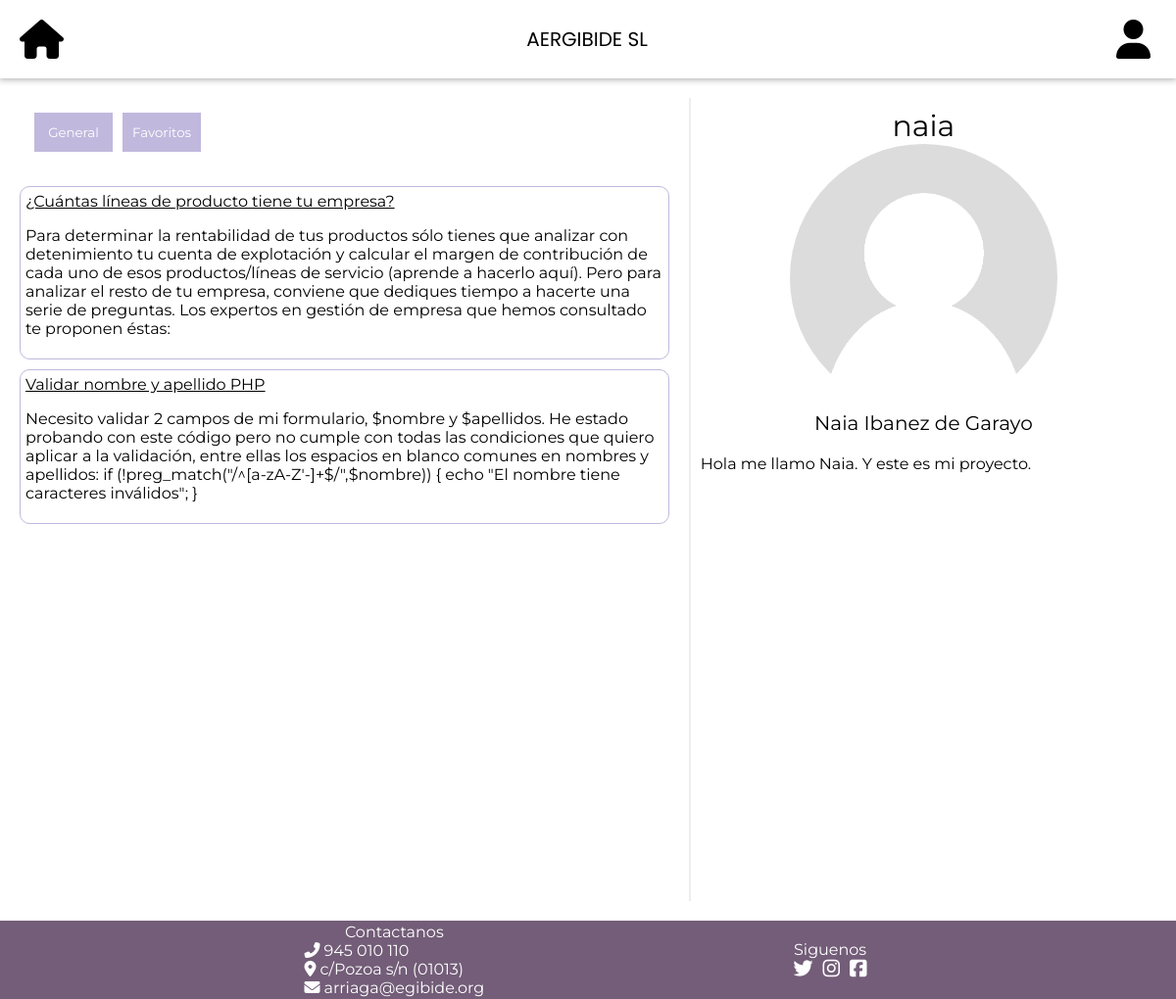
The page /php/perfil.php?nickname=naia on the database its author committed.
### tables this page shows
CREATE TABLE `Preguntas` (
  `id` int(11) NOT NULL,
  `titulo` varchar(100) NOT NULL,
  `descripcion` varchar(5000) NOT NULL,
  `fecha` datetime NOT NULL,
  `tema` varchar(20) DEFAULT NULL,
  `usuarioid` int(11) NOT NULL
);

CREATE TABLE `Usuarios` (
  `id` int(11) NOT NULL,
  `tipousuarios` int(1) DEFAULT NULL,
  `nickname` varchar(30) NOT NULL,
  `password` varchar(300) NOT NULL,
  `nombre` varchar(30) NOT NULL,
  `apellido1` varchar(40) NOT NULL,
  `apellido2` varchar(40) DEFAULT NULL,
  `email` varchar(64) DEFAULT NULL,
  `descripcion` varchar(500) DEFAULT NULL,
  `edad` int(2) DEFAULT NULL,
  `imagen` varchar(100) DEFAULT NULL
);

### php/perfil.php (called while the page is built, shortened)
<?php
require_once '../php/llamadasBD.php';
$usuarios = leerUsuarios();
$preguntas = leerPreguntas();
$usuarioPerfil = array();
$preguntasUsuario = array();
$idUsuario = "";
while ($usuario = $usuarios->fetch()){
    if($usuario["nickname"] == $_GET["nickname"]){
        $idUsuario = $usuario["id"];
        array_push($usuarioPerfil, [
            "nickname" => $usuario["nickname"],
            "nombre" => $usuario["nombre"],
            "apellido1" => $usuario["apellido1"],
            "apellido2" => $usuario["apellido2"],
            "email" => $usuario["email"],
            "descripcion" => $usuario["descripcion"],
            "edad" => $usuario["edad"],
            "imagen" => $usuario["imagen"]
        ]);
    }
}
while ($pregunta = $preguntas->fetch()){
    if($pregunta["usuarioid"] == $idUsuario){
        array_push($preguntasUsuario, [
            "id" => $pregunta["id"],
            "titulo" => $pregunta["titulo"],
            "descripcion" => $pregunta["descripcion"],
            "fecha" => $pregunta["fecha"],
            "tema" => $pregunta["tema"],
            "usuarioid" => $pregunta["usuarioid"],
        ]);
    }
}
require "../html/perfil.view.php";

### php/llamadasBD.php (called while the page is built, shortened)
<?php
function iniciarConexion(){
    $dbname = "db_reto2";
    $host = "localhost";
    $user = "admin";
    $pass = "12345";
    try{
       $dbh = new PDO("mysql:host=$host;dbname=$dbname",$user,$pass);
       return $dbh;
    }catch (PDOException $e){
        echo $e->getMessage();
        return null;
    }
}
function leerPreguntas()
{
    $dbh = iniciarConexion();
    $stmt = $dbh->prepare("SELECT * FROM Preguntas ORDER BY fecha DESC");
    $stmt->execute();
    $stmt->setFetchMode(PDO::FETCH_ASSOC);
    return $stmt;
}
function leerUsuarios()
{
    $dbh = iniciarConexion();
    $stmt = $dbh->prepare("SELECT * FROM Usuarios");
    $stmt->execute();
    $stmt->setFetchMode(PDO::FETCH_ASSOC);
    return $stmt;
}

### html/perfil.view.php (the view, shortened to what this page needs)
<?php include 'header.view.php';?>
<head>
    <link rel="stylesheet" href="../html/css/perfil.css">
</head>
<body>
    <div id="divPrincipal">
        <div id="divIzq">
            <div id="divBotones">
                <button>General</button>
                <button>Favoritos</button>
            </div>
            <div id="divPreguntas">
                <?php foreach ($preguntasUsuario as $pregunta) { ?>
                <div class="divPregunta">
                    <a href="../php/pregunta.php?pregunta=<?php echo $pregunta["id"]?>" class="tituloPreg"><?php echo $pregunta["titulo"];?></a>
                    <div class="divDescripcion">
                        <p><?php echo $pregunta["descripcion"]; ?></p>
                    </div>
                </div>
                <?php } ?>
            </div>
        </div>
        <div id="divDer">
            <label id="lbNickname"><?php echo $usuarioPerfil[0]["nickname"] ?></label>
            <img id="imgPerfil" src="<?php echo $usuarioPerfil[0]["imagen"];?>">
            <label id="lbNombre"><?php echo $usuarioPerfil[0]["nombre"];echo " "; echo $usuarioPerfil[0]["apellido1"]?></label>
            <label id="lbDescripcion"><?php echo $usuarioPerfil[0]["descripcion"] ?></label>
        </div>
    </div>
</body>
<?php include 'footer.view.php';?>

### html/css/header.css (style rules this page uses)
body { margin: 0px; height: 100vh; font-family: 'Montserrat', sans-serif; }
select option,button,input { font-family: 'Montserrat', sans-serif; }

### html/css/perfil.css (style rules this page uses)
#divPrincipal { display: flex; }
#divIzq { display: flex; flex-direction: column; flex: 3; }
#divBotones { display: flex; margin: 20px; justify-content: left; }
#divBotones button { background-color: #c0b9dd; color: white; border: 1px solid #c0b9dd; height: 40px; width: 80px; margin: 5px; }
.divPregunta { display: flex; flex-direction: column; margin: 10px; padding: 5px; border: #c0b9dd 1px solid; border-radius: 10px; }
#divDer { padding: 10px; margin: 10px; display: flex; flex-direction: column; border-left: #eee 2px solid; flex: 2; height: 100vh; }
#lbNickname { font-size: 30px; align-self: center; }
#imgPerfil { border-radius: 100%; width: 60%; height: auto; align-self: center; }
#lbNombre { font-size: 20px; align-self: center; }
#lbDescripcion { margin-top: 20px; }
a:visited, a { color: black; }
@media only screen and (min-width: 800px) { #divPrincipal { margin: 10px; } }

### rows shown on the page
preguntas: titulo "¿Cuántas líneas de producto tiene tu empresa?", descripcion "Para determinar la rentabilidad de tus productos sólo tienes que analizar con detenimiento tu cuenta de explotación y calcular el margen de contribución de cada uno de esos productos/líneas de servicio (aprende a hacerlo aquí). Pero para analizar el resto de tu empresa, conviene que dediques tiempo a hacerte una serie de preguntas. Los expertos en gestión de empresa que hemos consultado te proponen éstas:"
preguntas: titulo "Validar nombre y apellido PHP", descripcion "Necesito validar 2 campos de mi formulario, $nombre y $apellidos. He estado probando con este código pero no cumple con todas las condiciones que quiero aplicar a la validación, entre ellas los espacios en blanco comunes en nombres y apellidos: if (!preg_match(\"/^[a-zA-Z'-]+$/\",$nombre)) { echo \"El nombre tiene caracteres inválidos\"; }"
usuarios: nickname "naia", imagen (placeholder picture), nombre "Naia", apellido1 "Ibanez de Garayo", descripcion "Hola me llamo Naia. Y este es mi proyecto."
